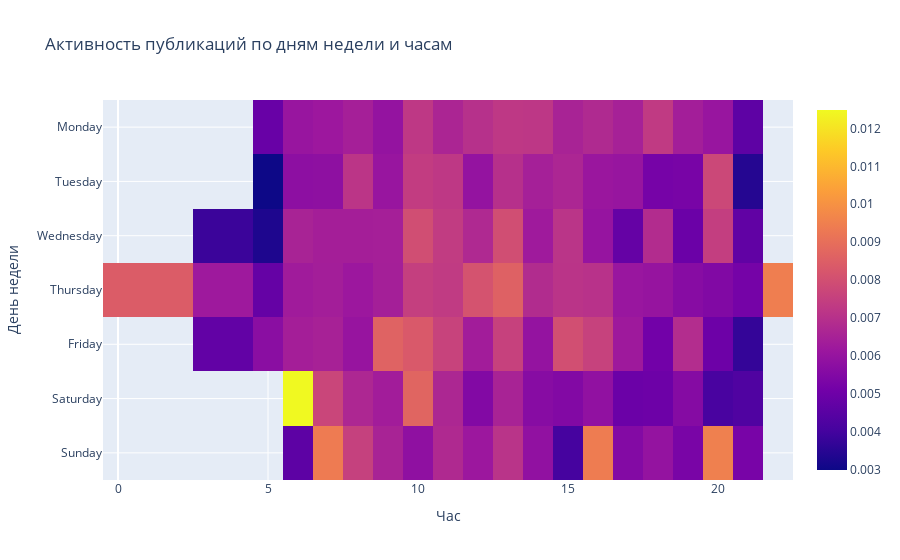

Source (notebook cell):
### Code cell
fig = px.imshow(pivot, aspect="auto", title="Активность публикаций по дням недели и часам")
fig.update_layout(xaxis_title="Час", yaxis_title="День недели")
fig.show()

### Figure 1 — Plotly figure (JSON) as saved in the notebook; plotly's stock layout.template omitted (floating-point values rounded to 4 significant figures; data arrays with more than 128 entries replaced by an {"elided": "..."} marker saying what was removed)
{"data": [{"coloraxis": "coloraxis", "hovertemplate": "hour: %{x}<br>week_day: %{y}<br>color: %{z}<extra></extra>", "name": "0", "type": "heatmap", "x": [1, 4, 5, 6, 7, 8, 9, 10, 11, 12, 13, 14, 15, 16, 17, 18, 19, 20, 21, 22], "xaxis": "x", "y": ["Monday", "Tuesday", "Wednesday", "Thursday", "Friday", "Saturday", "Sunday"], "yaxis": "y", "z": {"elided": "7x20 float values"}}], "layout": {"coloraxis": {"colorscale": [[0, "#0d0887"], [0.1111, "#46039f"], [0.2222, "#7201a8"], [0.3333, "#9c179e"], [0.4444, "#bd3786"], [0.5556, "#d8576b"], [0.6667, "#ed7953"], [0.7778, "#fb9f3a"], [0.8889, "#fdca26"], [1, "#f0f921"]]}, "title": {"text": "Активность публикаций по дням недели и часам"}, "xaxis": {"anchor": "y", "domain": [0, 1], "title": {"text": "Час"}}, "yaxis": {"anchor": "x", "autorange": "reversed", "domain": [0, 1], "title": {"text": "День недели"}}}}
